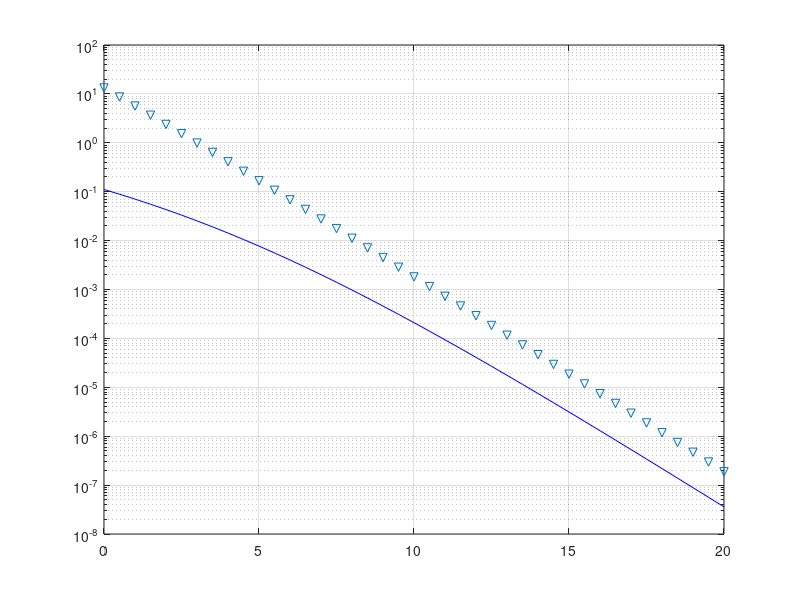

Source code (MATLAB):
%clc;
%clear all;
%% Initialization
%N = 10^4;    % No. of symbols for which simulation has to run
Nt = 2;      % No. of transmitting antennas
Nr = 4;      % No. of receiving antennas
M = 4;       % Modulation order for signal constellation
lut = qammod([0:M-1],M); % Look up table for QAM modulation
Eavg = sum(abs(lut).^2)/M; % Avg. energy of constellation
N_lut = lut/sqrt(Eavg);  % Normalized energy of constellation
EbNo = 0:0.5:20;  %Range of SNR for simulation
ABEP=zeros(1,length(EbNo));
asymptotic_BEP=zeros(1,length(EbNo));


       %% Analytical performance
     for itr = 1:1:length(EbNo)
       ABEP_sum=0;
       asymptotic_sum=0;
       for ant_index_r_1=0:1:Nt-1
         for ant_index_i_1=0:1:Nt-1
           for ant_index_r_2=0:1:Nt-1
             for ant_index_i_2=0:1:Nt-1
               for sym_index_1=0:1:M-1
                 x_1  = qammod(sym_index_1,M);%/sqrt(Eavg);
                 x_r_1 = real(x_1);
                 x_i_1 = imag(x_1);
                 for sym_index_2=0:1:M-1
                   x_2  = qammod(sym_index_2,M);%/sqrt(Eavg);
                   x_r_2 = real(x_2);
                   x_i_2 = imag(x_2);
                   if((ant_index_r_1~=ant_index_r_2) && (ant_index_i_1~=ant_index_i_2))
                     exp_mean=10^(EbNo(itr)/10)/2*(abs(x_r_1)^2+abs(x_i_1)^2+abs(x_r_2)^2+abs(x_i_2)^2);   %variance of channel gains =1
                   elseif((ant_index_r_1==ant_index_r_2) && (ant_index_i_1~=ant_index_i_2))
                     exp_mean=10^(EbNo(itr)/10)/2*(abs(x_r_1-x_r_2)^2+abs(x_i_1)^2+abs(x_i_2)^2);
                   elseif((ant_index_r_1~=ant_index_r_2) && (ant_index_i_1==ant_index_i_2))
                     exp_mean=10^(EbNo(itr)/10)/2*(abs(x_r_1)^2+abs(x_i_1-x_i_2)^2+abs(x_r_2)^2);
                   else
                     exp_mean=10^(EbNo(itr)/10)/2*(abs(x_r_1-x_r_2)^2+abs(x_i_1-x_i_2)^2);  
                   end
                   gam=0.5*(1-sqrt(0.5*exp_mean/(1+0.5*exp_mean)));
                   sum_exp=0;
                   for k=0:1:Nr-1
                     sum_exp=sum_exp+nchoosek(Nr-1+k,k)*((1-gam)^k);
                   end  
                   asymptotic_PEP=2^(Nr-1)*gamma(Nr+0.5)*((1/(exp_mean+0.1))^Nr)/sqrt(3.14*factorial(Nr));
                   Avg_PEP=gam^Nr*sum_exp;
                   bit_errors=sum(xor([de2bi(ant_index_r_1,log2(Nt)) de2bi(ant_index_i_1,log2(Nt)) de2bi(sym_index_1,log2(M))],[de2bi(ant_index_r_2,log2(Nt)) de2bi(ant_index_i_2,log2(Nt)) de2bi(sym_index_2,log2(M))])); %hamming distance between the codewords     
                   ABEP_sum=ABEP_sum+Avg_PEP*bit_errors;                
                   asymptotic_sum=asymptotic_sum+asymptotic_PEP*bit_errors;
                 end
               end
             end
           end
         end
       end
       ABEP(itr)=ABEP_sum/(M*Nt*Nt*(log2(M)+2*log2(Nt))); % average bit error probability
       asymptotic_BEP(itr)=asymptotic_sum/(M*Nt*Nt*(log2(M)+2*log2(Nt)));
     end   %% Error calculation 
   %end

semilogy(EbNo,ABEP,'b');

grid on;
hold on;
semilogy(EbNo,asymptotic_BEP,'v');